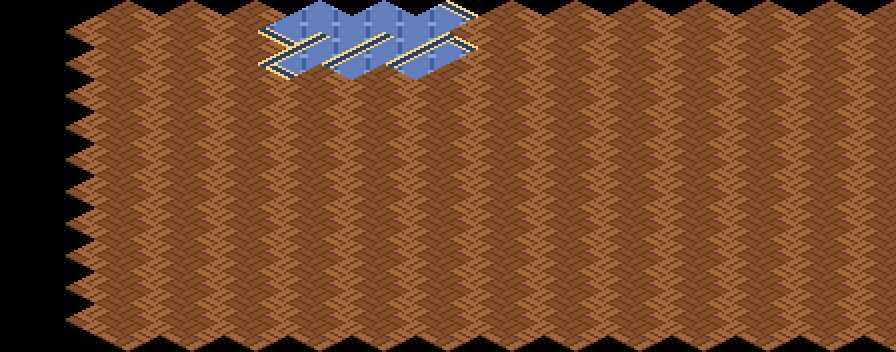

A 2D game scene composited from a Tiled map and its tileset images. What follows is a short description and the map's XML, with every tile layer's data as written:
An orthogonal 14x11 tile map with 64x32 px tiles, 1 tile layer (suelo).

<map version="1.10" orientation="orthogonal" renderorder="right-down" width="14" height="11" tilewidth="64" tileheight="32" infinite="0" nextlayerid="2" nextobjectid="1">
 <tileset firstgid="1" name="terreno_mundo" tilewidth="128" tileheight="64" tilecount="203" columns="8">
  <image source="../textures/../textures/terreno_mundo.png" width="1024" height="1664" />
 </tileset>
 <layer id="1" name="suelo" width="14" height="11">
  <data encoding="csv">
0,0,0,0,0,0,0,0,0,0,0,0,0,0,
0,159,159,159,184,182,186,159,159,159,159,159,159,159,
0,159,159,159,185,183,187,159,159,159,159,159,159,159,
0,159,159,159,159,159,159,159,159,159,159,159,159,159,
0,159,159,159,159,159,159,159,159,159,159,159,159,159,
0,159,159,159,159,159,159,159,159,159,159,159,159,159,
0,159,159,159,159,159,159,159,159,159,159,159,159,159,
0,159,159,159,159,159,159,159,159,159,159,159,159,159,
0,159,159,159,159,159,159,159,159,159,159,159,159,159,
0,159,159,159,159,159,159,159,159,159,159,159,159,159,
0,159,159,159,159,159,159,159,159,159,159,159,159,159
</data>
 </layer>
</map>
